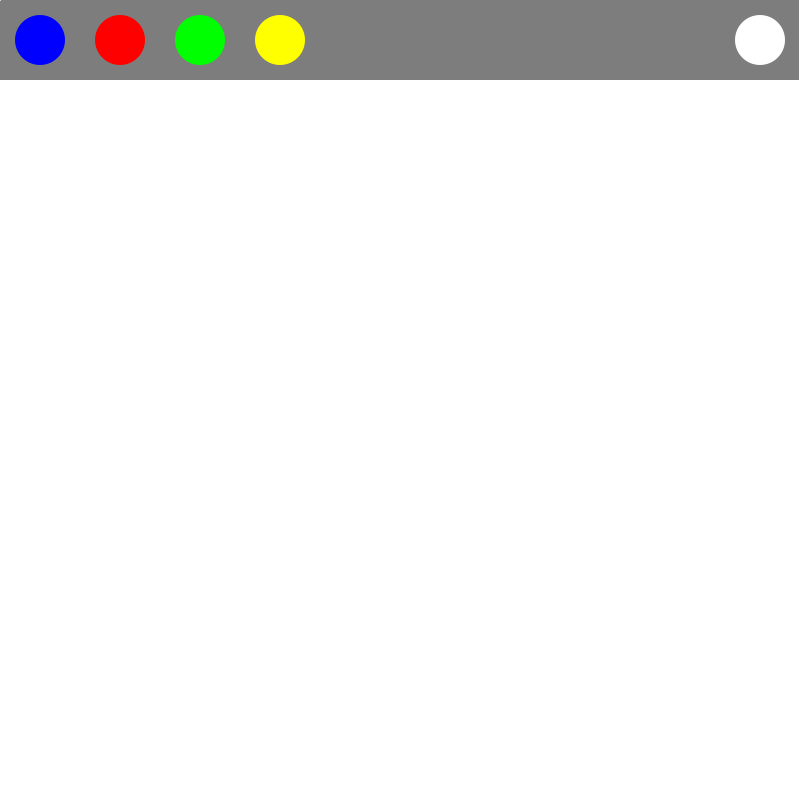
Frame 1 (no input)
Frame 60 (the mouse pressed at the canvas centre just before this capture): identical to frame 1, image omitted
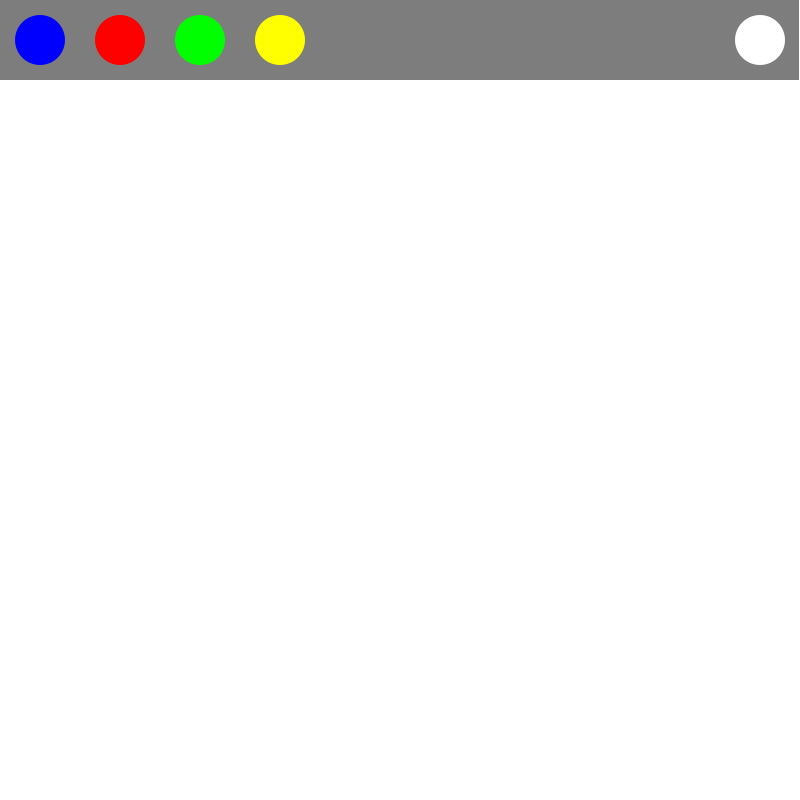
Frame 120 (the mouse held since frame 60 and released just before this capture)

The Processing sketch that drew these frames (run headless with seeded random() and noise(); from frame 60 on, the mouse is pressed at the canvas centre):

// Processing sketch: Paint_Program__New_
// ── Paint_Program__New_.pde
color Pen = color(256);

void setup(){
size(800,800);
background(256,256,256);

}

void draw() {
//manu
noStroke();
fill(125,125,125);
rect(0,0,799,80);  

//blue colour
noStroke(); 
fill(0,0,256);
ellipse(40, 40, 50, 50);

//red colour
noStroke();
fill(256,0,0);
ellipse(120, 40, 50, 50);

//green colour
noStroke();
fill(0,256,0);
ellipse(200, 40, 50, 50);

//yellow colour
noStroke();
fill(256,256,0);
ellipse(280, 40, 50, 50);

//eraser
noStroke();
fill(256,256,265);
ellipse(760, 40, 50, 50);

//pen
stroke(Pen);
fill(Pen);
line(mouseX,mouseY,pmouseX,pmouseY); 
}

//drawing with Pen
void mouseClicked() {
    if (Pen == 256) {
    Pen = color(0);
     } else {
    Pen = color(256);
     }
//chaning the color
    if (mouseX >20 && mouseX<80 && mouseY>20 && mouseY<80){
    Pen = color(0,0,256); 
     }
    if (mouseX >100 && mouseX<160 && mouseY>20 && mouseY<80){
    Pen = color(256,0,0); 
     }
    if (mouseX >180 && mouseX<240 && mouseY>20 && mouseY<80){
    Pen = color(0,256,0); 
     }
    if (mouseX >260 && mouseX<320 && mouseY>20 && mouseY<80){
    Pen = color(256,256,0); 
     }
     if (mouseX >600 && mouseX<760 && mouseY>20 && mouseY<80){
    Pen = color(256,256,256); 
     }
  }

//pen thickness
void keyPressed() {
   if (key == CODED) {
   }
   if (keyCode == 49) {
   strokeWeight(1);
   }
   else if (keyCode == 50) {
   strokeWeight(2);
   }
   else if (keyCode == 51) {
   strokeWeight(3);
   }
   else if (keyCode == 52) {
   strokeWeight(4);
   }
   else if (keyCode == 53) {
   strokeWeight(5);
   }
   else if (keyCode == 54) {
   strokeWeight(6);
   }
   else if (keyCode == 56) {
   strokeWeight(7);
   }
   else if (keyCode == 57) {
   strokeWeight(8);
   }
   else if (keyCode == 58) {
   strokeWeight(9);
   }
}
